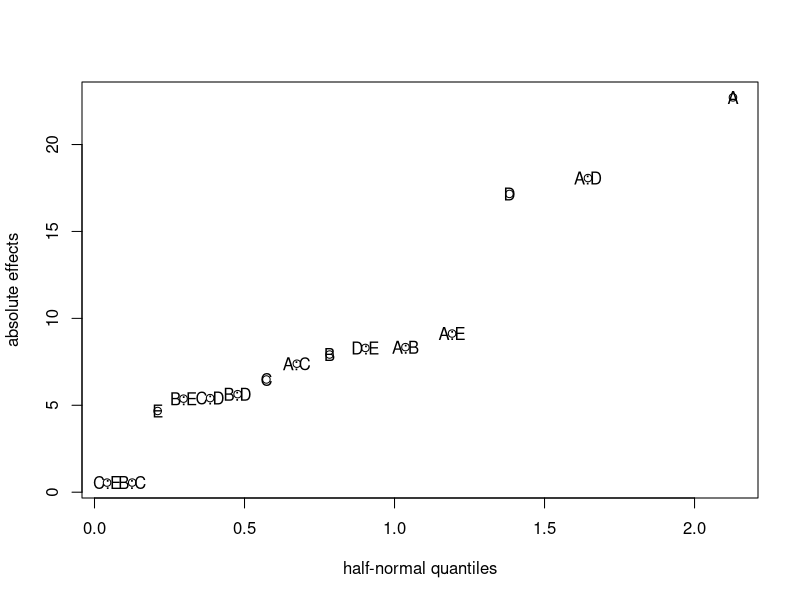
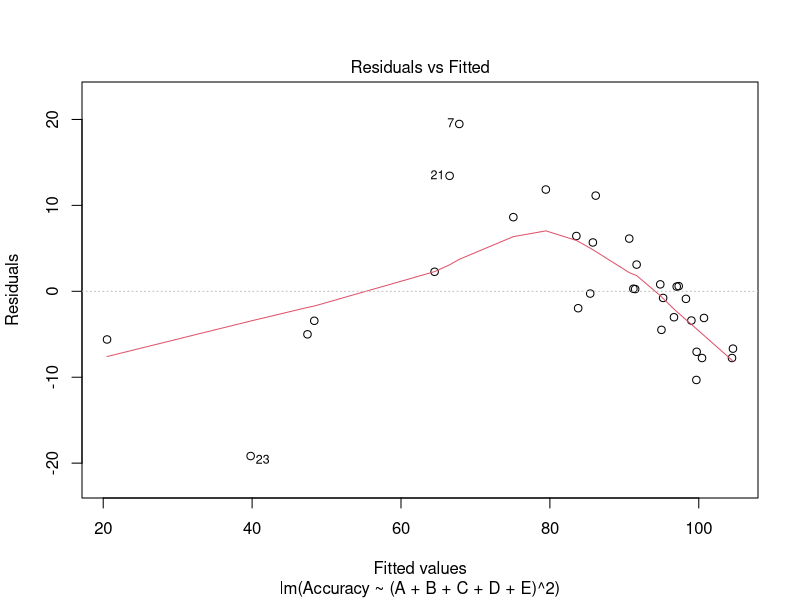
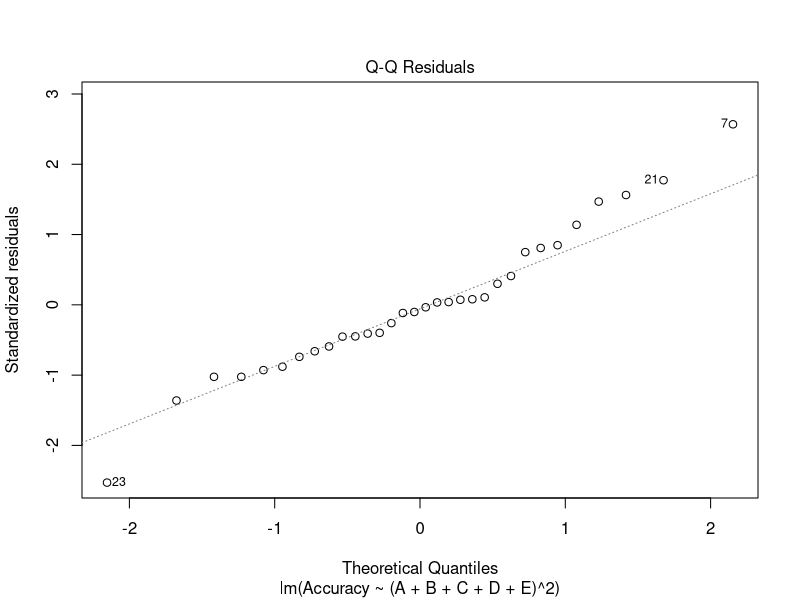
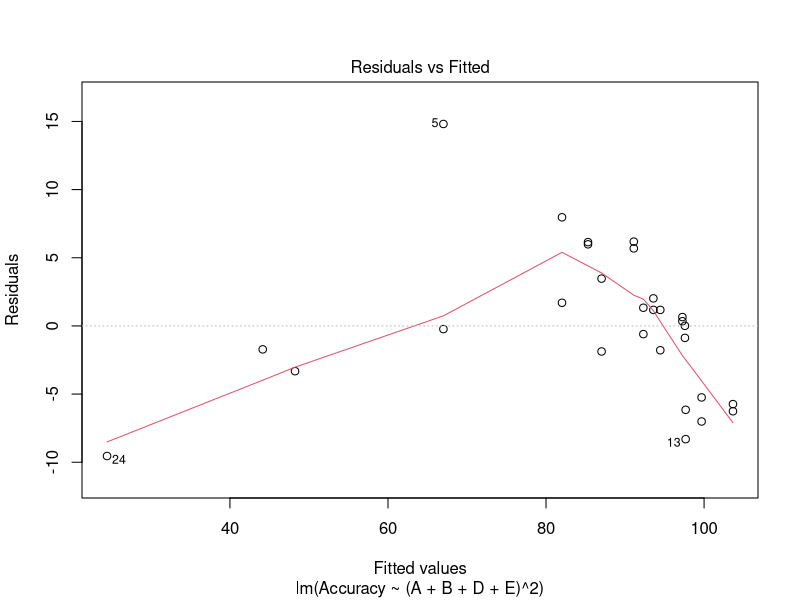
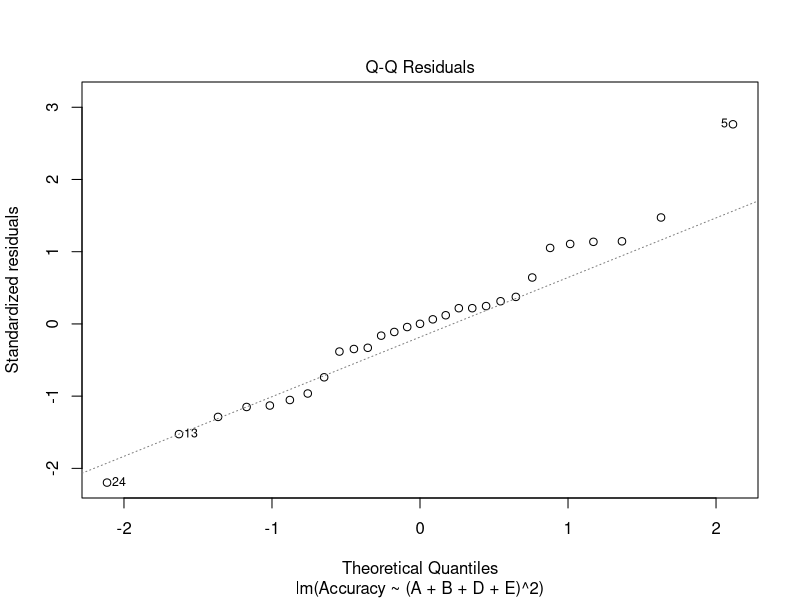
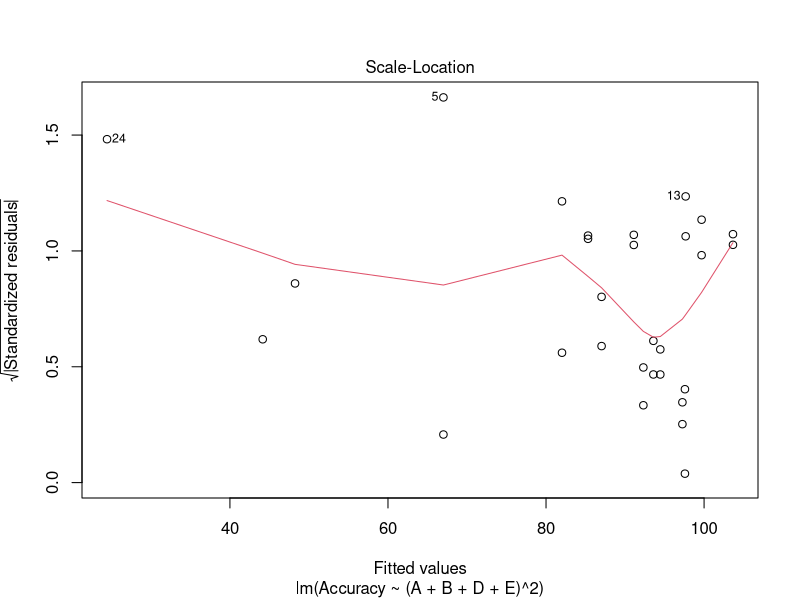
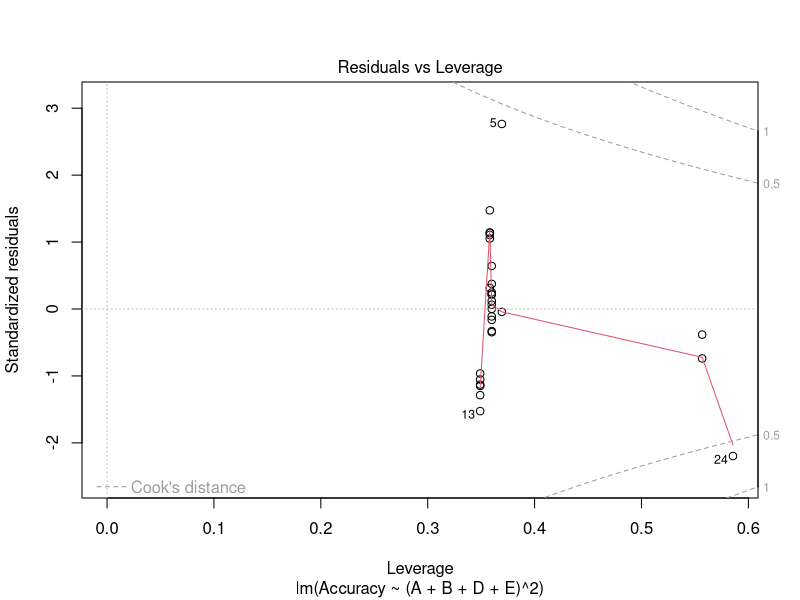
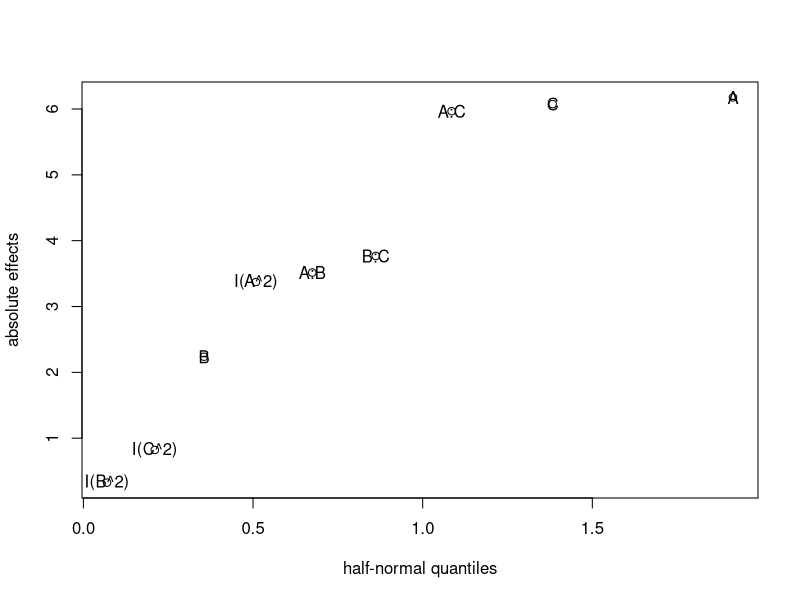

Source code (R) for these figures, in order:
## ---- chunk 1
knitr::opts_chunk$set(message = FALSE, warning = FALSE, fig.width = 4, fig.height = 2.8)
## ---- chunk 2
# load the necessary packages
library(tidyverse)
library(lmtest)
library(data.table)
select <- dplyr::select
## ---- chunk 3
temp<- read_csv("ed.csv") %>% 
  rename("A" = Optimizer) %>% 
  rename("B" = "batch size") %>% 
  rename("C" = "layer") %>% 
  rename("D" = "learning rate") %>% 
  mutate(A= ifelse(A=="Adam",1,-1)) %>% 
  mutate(B= ifelse(B==32,1,-1)) %>% 
  mutate(C= ifelse(C==1,1,-1)) %>% 
  mutate(D= ifelse(D==0.001,1,-1))
temp1=rbind(temp,temp)
temp2=c(rep(1,16),rep(-1,16))
project_new<- cbind(temp1,c(temp$mlp,temp$cnn),temp2) %>% 
  select(c(1,2,3,4,7,8),-7,7) %>% 
  rename(E="temp2") %>% 
  rename("Accuracy"=`c(temp$mlp, temp$cnn)`)
## ---- chunk 4
mod_1 <- lm(Accuracy ~ (A+B+C+D+E)^2, data = project_new)
summary(mod_1)
## ---- chunk 5
#half normal plot code from Professor's website
halfnormal=function(y, label=F, ...)
{
 	n=length(y)
 	x=seq(0.5+0.25/n, 1.0-0.25/n, by=0.5/n)
 	x = qnorm(x)
 	y = sort(abs(y))
 	qqplot(x, y, xlab="half-normal quantiles", ylab="absolute effects", ...)
 	if(label) text(x,y, names(y))
 }

halfnormal(2*mod_1$coef[-1], label = T)
## ---- chunk 6
plot(mod_1,c(1,2))
## ---- chunk 7
# check which is outlier
which(resid(mod_1) == min(resid(mod_1)))
# remove outlier(now first replicate has 15 runs, second replicate has 16 runs)
mod_2 <- lm(Accuracy ~ (A+B+D+E)^2, data = project_new[-c(7,21,23),])
summary(mod_2)
## ---- chunk 8
plot(mod_2)
## ---- chunk 9
bptest(mod_2)
## ---- chunk 10
followup <- read_csv("followup.csv") %>% 
  select(1,2,3,4,10,12) %>% 
  rename("A"=`batch size`) %>% 
  rename("B"=`middle layer`) %>% 
  rename("C"=`learning rate`) %>% 
  rename("ybar"="Mean") 
followup
## ---- chunk 11
newmod <- lm(ybar~(A+B+C)^2+I(A^2)+I(B^2)+I(C^2),followup)
summary(newmod)
halfnormal(2*newmod$coef[-1], label = T)
## ---- chunk 12
newmod1 <- lm(ybar~(A+C)^2+I(A^2)+I(C^2),followup)
summary(newmod1)
## ---- chunk 13
halfnormal(2*newmod1$coef[-1], label = T)
plot(newmod1,c(1,2))

newm <- lm(ybar~(A+C)^2+I(A^2)+I(C^2),followup[-4,])
summary(newm)
plot(newm, c(1,2))
## ---- chunk 14
#surface methodology contour plot 
c=seq(-2, 2, .01)
a=seq(-2, 2, .01)
f=function(a,c) 95.9752 + 3.0882 *a - 3.0375*c- 1.6699*a^2 + 2.9835*a*c-0.3944*c^2
z=outer(a,c,f)
filled.contour(a*40+80,c*0.01+0.02, z,nlevels=15,ylab="Learning Rate",xlab="Batch Size")
filled.contour(a,c, z,nlevels=15,ylab="C",xlab="A")
m = cbind(c(3.0882,- 3.0375))
m1 = matrix(c(- 1.6699,2.9835/2,2.9835/2,-0.3944),nrow=2,byrow = T)

c1 = -0.5*solve(m1) %*%m
c1
## ---- chunk 15
#interaction plot
mine = read_csv("experiment result.csv")
Optimizer = mine$Optimizer
Learning_Rate = mine$`learning rate`
Batch = mine$`batch size`
Layer = mine$layer
Type = mine$Type
Accuracy = mine$Accuracy
interaction.plot(Optimizer,Learning_Rate,Accuracy)
interaction.plot(Optimizer,Batch,Accuracy)
interaction.plot(Optimizer,Layer,Accuracy)
interaction.plot(Optimizer,Type,Accuracy)
interaction.plot(Learning_Rate,Type,Accuracy)
